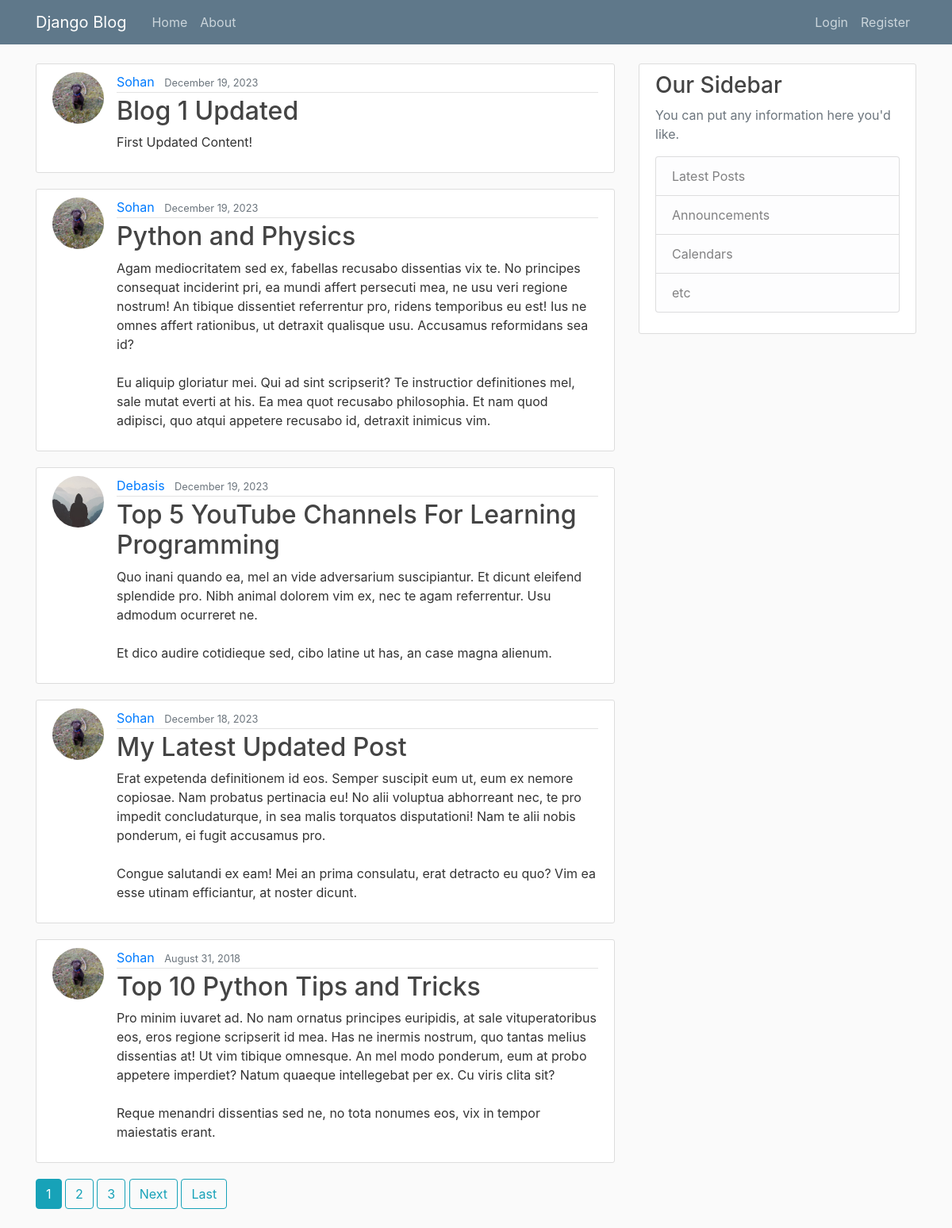
The page / on the database its author committed.
### blog/models.py (models this page shows, shortened)
class Post(models.Model):
    title = models.CharField(max_length=100)
    content = models.TextField()
    date_posted = models.DateTimeField(default=timezone.now)
    author = models.ForeignKey(User, on_delete=models.CASCADE)

### users/models.py (models this page shows, shortened)
class Profile(models.Model):
    user = models.OneToOneField(User, on_delete=models.CASCADE)
    image = models.ImageField(default='default.jpg', upload_to='profile_pics')

### blog/views.py (the view)
# urls.py: path('', PostListView.as_view(), name='blog-home'),
class PostListView(ListView):
    model = Post
    template_name = 'blog/home.html'  # <app>/<model>_<viewtype>.html
    context_object_name = 'posts'
    ordering = ['-date_posted']
    paginate_by = 5

### blog/templates/blog/home.html (shortened to what this page needs)
{% extends "blog/base.html" %}
{% block content %}
    {% for post in posts %}
        <article class="media content-section">
          <img class="rounded-circle article-img" src="{{ post.author.profile.image.url }}">
          <div class="media-body">
            <div class="article-metadata">
              <a class="mr-2" href="{% url 'user-posts' post.author.username %}">{{ post.author }}</a>
              <small class="text-muted">{{ post.date_posted|date:"F d, Y" }}</small>
            </div>
            <h2><a class="article-title" href="{% url 'post-detail' post.id %}">{{ post.title }}</a></h2>
            <p class="article-content">{{ post.content }}</p>
          </div>
        </article>
    {% endfor %}
    {% if is_paginated %}
      {% for num in page_obj.paginator.page_range %}
        {% if page_obj.number == num %}
          <a class="btn btn-info mb-4" href="?page={{ num }}">{{ num }}</a>
        {% elif num > page_obj.number|add:'-3' and num < page_obj.number|add:'3' %}
          <a class="btn btn-outline-info mb-4" href="?page={{ num }}">{{ num }}</a>
        {% endif %}
      {% endfor %}
      {% if page_obj.has_next %}
        <a class="btn btn-outline-info mb-4" href="?page={{ page_obj.next_page_number }}">Next</a>
        <a class="btn btn-outline-info mb-4" href="?page={{ page_obj.paginator.num_pages }}">Last</a>
      {% endif %}
    {% endif %}
{% endblock content %}

### blog/templates/blog/base.html (shortened to what this page needs)
{% load static %}
<!DOCTYPE html>
<html>
<head>
    <link rel="stylesheet" href="https://maxcdn.bootstrapcdn.com/bootstrap/4.0.0/css/bootstrap.min.css">
    <link rel="stylesheet" type="text/css" href="{% static 'blog/main.css' %}">
</head>
<body>
    <header class="site-header">
      <nav class="navbar navbar-expand-md navbar-dark bg-steel fixed-top">
        <div class="container">
          <a class="navbar-brand mr-4" href="{% url 'blog-home' %}">Django Blog</a>
          <div class="collapse navbar-collapse" id="navbarToggle">
            <div class="navbar-nav mr-auto">
              <a class="nav-item nav-link" href="{% url 'blog-home' %}">Home</a>
              <a class="nav-item nav-link" href="{% url 'blog-about' %}">About</a>
            </div>
            <div class="navbar-nav">
              {% if user.is_authenticated %}
                <a class="nav-item nav-link" href="{% url 'post-create' %}">New Post</a>
                <a class="nav-item nav-link" href="{% url 'profile' %}">Profile</a>
                <a class="nav-item nav-link" href="{% url 'logout' %}">Logout</a>
              {% else %}
                <a class="nav-item nav-link" href="{% url 'login' %}">Login</a>
                <a class="nav-item nav-link" href="{% url 'register' %}">Register</a>
              {% endif %}
            </div>
          </div>
        </div>
      </nav>
    </header>
    <main role="main" class="container">
      <div class="row">
        <div class="col-md-8">
          {% block content %}{% endblock %}
        </div>
        <div class="col-md-4">
          <div class="content-section">
            <h3>Our Sidebar</h3>
            <p class='text-muted'>You can put any information here you'd like.
              <ul class="list-group">
                <li class="list-group-item list-group-item-light">Latest Posts</li>
                <li class="list-group-item list-group-item-light">Announcements</li>
                <li class="list-group-item list-group-item-light">Calendars</li>
                <li class="list-group-item list-group-item-light">etc</li>
              </ul>
            </p>
          </div>
        </div>
      </div>
    </main>
</body>
</html>

### blog/static/blog/main.css (style rules this page uses)
body { background: #fafafa; color: #333333; margin-top: 5rem; }
h1, h2, h3, h4, h5, h6 { color: #444444; }
ul { margin: 0; }
.bg-steel { background-color: #5f788a; }
.site-header .navbar-nav .nav-link { color: #cbd5db; }
.content-section { background: #ffffff; padding: 10px 20px; border: 1px solid #dddddd; border-radius: 3px; margin-bottom: 20px; }
.article-title { color: #444444; }
.article-content { white-space: pre-line; }
.article-img { height: 65px; width: 65px; margin-right: 16px; }
.article-metadata { padding-bottom: 1px; margin-bottom: 4px; border-bottom: 1px solid #e3e3e3 }

### rows shown on the page
Post: author.profile.image (picture), author "Sohan", date_posted "December 19, 2023", title "Blog 1 Updated", content "First Updated Content!"
Post: author.profile.image (picture), author "Sohan", date_posted "December 19, 2023", title "Python and Physics", content "Agam mediocritatem sed ex, fabellas recusabo dissentias vix te. No principes consequat inciderint pri, ea mundi affert persecuti mea, ne usu veri regione nostrum! An tibique dissentiet referrentur pro, ridens temporibus eu est! Ius ne omnes affert rationibus, ut detraxit qualisque usu. Accusamus reformidans sea id? Eu aliquip gloriatur mei. Qui ad sint scripserit? Te instructior definitiones mel, sale mutat everti at his. Ea mea quot recusabo philosophia. Et nam quod adipisci, quo atqui appetere recusabo id, detraxit inimicus vim."
Post: author.profile.image (placeholder picture), author "Debasis", date_posted "December 19, 2023", title "Top 5 YouTube Channels For Learning Programming", content "Quo inani quando ea, mel an vide adversarium suscipiantur. Et dicunt eleifend splendide pro. Nibh animal dolorem vim ex, nec te agam referrentur. Usu admodum ocurreret ne. Et dico audire cotidieque sed, cibo latine ut has, an case magna alienum."
Post: author.profile.image (picture), author "Sohan", date_posted "December 18, 2023", title "My Latest Updated Post", content "Erat expetenda definitionem id eos. Semper suscipit eum ut, eum ex nemore copiosae. Nam probatus pertinacia eu! No alii voluptua abhorreant nec, te pro impedit concludaturque, in sea malis torquatos disputationi! Nam te alii nobis ponderum, ei fugit accusamus pro. Congue salutandi ex eam! Mei an prima consulatu, erat detracto eu quo? Vim ea esse utinam efficiantur, at noster dicunt."
Post: author.profile.image (picture), author "Sohan", date_posted "August 31, 2018", title "Top 10 Python Tips and Tricks", content "Pro minim iuvaret ad. No nam ornatus principes euripidis, at sale vituperatoribus eos, eros regione scripserit id mea. Has ne inermis nostrum, quo tantas melius dissentias at! Ut vim tibique omnesque. An mel modo ponderum, eum at probo appetere imperdiet? Natum quaeque intellegebat per ex. Cu viris clita sit? Reque menandri dissentias sed ne, no tota nonumes eos, vix in tempor maiestatis erant."

### other values the page prints
{{ num }} "1"
{{ num }} "2" "3"
